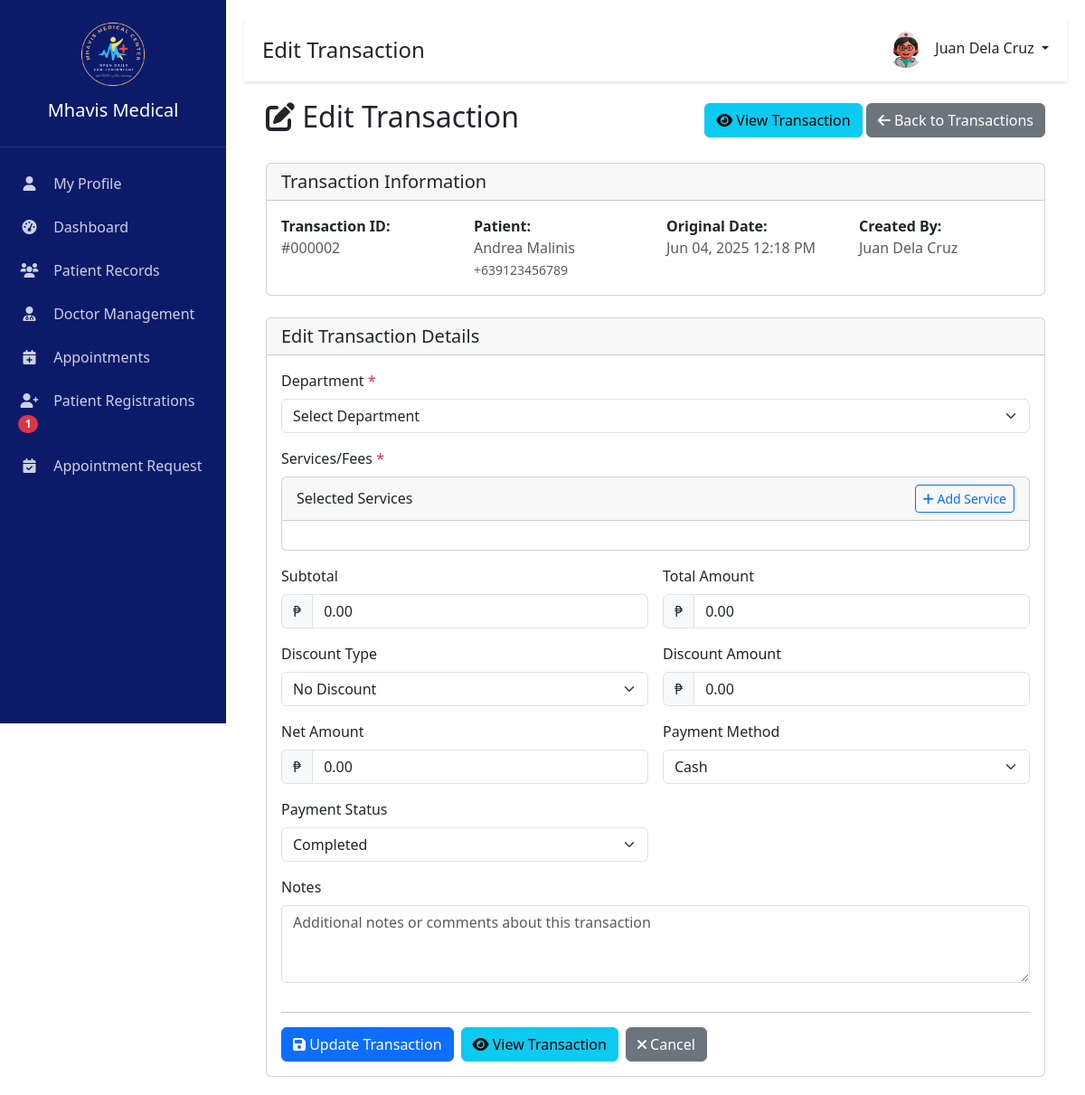
/main/edit_transaction.php?id=2 (signed in), run on the app's committed database.
### tables this page shows
CREATE TABLE `users` (
  `id` int(11) NOT NULL,
  `first_name` varchar(255) NOT NULL,
  `last_name` varchar(255) NOT NULL,
  `username` varchar(100) NOT NULL,
  `email` varchar(100) NOT NULL,
  `phone` varchar(20) DEFAULT NULL,
  `address` text DEFAULT NULL,
  `role` enum('Admin','Doctor') NOT NULL,
  `department_id` int(11) DEFAULT NULL,
  `specialization` varchar(100) DEFAULT NULL,
  `password` varchar(255) NOT NULL,
  `status` enum('Active','Inactive','','') NOT NULL DEFAULT 'Active',
  `profile_image` varchar(255) NOT NULL,
  `created_at` timestamp NOT NULL DEFAULT current_timestamp(),
  `updated_at` timestamp NOT NULL DEFAULT current_timestamp(),
  `license_number` varchar(50) DEFAULT NULL,
  `is_available` tinyint(1) DEFAULT 1,
  `prc_number` varchar(50) DEFAULT NULL,
  `license_type` varchar(50) DEFAULT NULL,
  `prc_id_document` varchar(255) DEFAULT NULL,
  `last_login` datetime DEFAULT NULL
);

CREATE TABLE `transactions` (
  `id` int(11) NOT NULL,
  `patient_id` int(11) NOT NULL,
  `fee_id` int(11) DEFAULT NULL,
  `appointment_id` int(11) DEFAULT NULL,
  `amount` decimal(10,2) NOT NULL DEFAULT 0.00,
  `discount_type` varchar(20) NOT NULL,
  `net_amount` decimal(10,2) NOT NULL,
  `payment_method` enum('Cash','Gcash') NOT NULL DEFAULT 'Cash',
  `payment_status` enum('Pending','Completed','Refunded') NOT NULL DEFAULT 'Pending',
  `transaction_date` timestamp NOT NULL DEFAULT current_timestamp(),
  `created_by` int(11) DEFAULT NULL,
  `notes` text DEFAULT NULL,
  `created_at` timestamp NOT NULL DEFAULT current_timestamp(),
  `updated_at` timestamp NOT NULL DEFAULT current_timestamp() ON UPDATE current_timestamp(),
  `doctor_id` int(11) DEFAULT NULL,
  `transaction_time` time DEFAULT NULL,
  `id_no` varchar(100) DEFAULT NULL,
  `patient_name` varchar(255) DEFAULT NULL,
  `age` int(11) DEFAULT NULL,
  `sex` varchar(10) DEFAULT NULL,
  `patient_phone` varchar(20) DEFAULT NULL,
  `diagnosis` text DEFAULT NULL,
  `labs_done` text DEFAULT NULL,
  `medications_supply` text DEFAULT NULL,
  `procedure_done` text DEFAULT NULL,
  `procedure_notes` text DEFAULT NULL,
  `other_fees_description` text DEFAULT NULL,
  `department` varchar(100) DEFAULT NULL,
  `status` varchar(50) DEFAULT NULL,
  `reference_number` varchar(100) DEFAULT NULL,
  `gross_amount` decimal(10,2) DEFAULT NULL,
  `discount_amount` decimal(10,2) DEFAULT NULL
);

CREATE TABLE `patients` (
  `id` int(11) NOT NULL,
  `patient_number` varchar(20) NOT NULL,
  `first_name` varchar(100) NOT NULL,
  `middle_name` varchar(100) DEFAULT NULL,
  `last_name` varchar(100) NOT NULL,
  `suffix` varchar(20) DEFAULT NULL,
  `date_of_birth` date NOT NULL,
  `sex` enum('Male','Female','','') NOT NULL,
  `is_senior_citizen` tinyint(1) NOT NULL DEFAULT 0,
  `senior_citizen_id` varchar(20) NOT NULL,
  `is_pwd` tinyint(1) NOT NULL DEFAULT 0,
  `pwd_id` varchar(20) NOT NULL,
  `civil_status` varchar(50) DEFAULT NULL,
  `address` text NOT NULL,
  `phone` varchar(20) NOT NULL,
  `email` varchar(100) NOT NULL,
  `emergency_contact_name` varchar(100) NOT NULL,
  `emergency_contact_phone` varchar(20) NOT NULL,
  `relationship` varchar(50) DEFAULT NULL,
  `chief_complaint` text DEFAULT NULL,
  `blood_type` varchar(5) NOT NULL,
  `allergies` text NOT NULL,
  `created_at` timestamp NOT NULL DEFAULT current_timestamp(),
  `updated_at` timestamp NOT NULL DEFAULT current_timestamp()
);

### main/edit_transaction.php (the view, shortened to what the rows shown need)
<?php
$transaction_id = isset($_GET['id']) ? (int)$_GET['id'] : 0;
$conn = getDBConnection();
$stmt = $conn->prepare("SELECT t.*,
    p.first_name as patient_first_name,
    p.last_name as patient_last_name,
    p.phone as patient_phone,
    u.first_name as staff_first_name,
    u.last_name as staff_last_name
    FROM transactions t
    JOIN patients p ON t.patient_id = p.id
    LEFT JOIN users u ON t.created_by = u.id
    WHERE t.id = ?");
$stmt->bind_param("i", $transaction_id);
$stmt->execute();
$transaction = $stmt->get_result()->fetch_assoc();
include 'includes/header.php';
?>
<div class="container-fluid">
    <div class="d-flex justify-content-between align-items-center mb-4">
        <h2><i class="fas fa-edit"></i> Edit Transaction</h2>
    </div>
    <div class="card mb-4">
        <div class="card-body">
            <div class="row">
                <div class="col-md-3">
                    <strong>Transaction ID:</strong><br>
                    <span class="text-muted">#<?php echo str_pad($transaction['id'], 6, '0', STR_PAD_LEFT); ?></span>
                </div>
                <div class="col-md-3">
                    <strong>Patient:</strong><br>
                    <span class="text-muted"><?php echo htmlspecialchars($transaction['patient_first_name'] . ' ' . $transaction['patient_last_name']); ?></span>
                    <?php if ($transaction['patient_phone']): ?>
                        <br><small class="text-muted"><?php echo htmlspecialchars(formatPhoneNumber($transaction['patient_phone'])); ?></small>
                    <?php endif; ?>
                </div>
                <div class="col-md-3">
                    <strong>Original Date:</strong><br>
                    <span class="text-muted"><?php echo date('M d, Y h:i A', strtotime($transaction['transaction_date'])); ?></span>
                </div>
                <div class="col-md-3">
                    <strong>Created By:</strong><br>
                    <span class="text-muted"><?php echo htmlspecialchars(($transaction['staff_first_name'] ?? '') . ' ' . ($transaction['staff_last_name'] ?? '')); ?></span>
                </div>
            </div>
        </div>
    </div>
    <div class="card">
        <div class="card-body">
            <form method="POST" id="editTransactionForm">
                <div class="row g-3">
                    <div class="col-md-6">
                        <label class="form-label">Payment Status</label>
                        <select name="payment_status" class="form-select" required>
                            <option value="Completed" <?php echo $transaction['payment_status'] === 'Completed' ? 'selected' : ''; ?>>Completed</option>
                        </select>
                    </div>
                </div>
            </form>
        </div>
    </div>
</div>
<?php include 'includes/footer.php'; ?>

### includes/header.php (shortened to what the rows shown need)
<?php
require_once 'config/init.php';
$is_staff_logged_in = isset($_SESSION['user_id']) && !empty($_SESSION['user_id']);
if ($is_staff_logged_in) {
    $user_id = $_SESSION['user_id'];
    $stmt = $conn->prepare("SELECT first_name, last_name, email, phone, username, profile_image, role FROM users WHERE id = ?");
    $stmt->bind_param("i", $user_id);
    $stmt->execute();
    $result = $stmt->get_result();
    $user = $result->fetch_assoc();
    $full_name = $user['first_name'] . ' ' . $user['last_name'];
    $profile_image = $user['profile_image'] ?? 'img/default-avatar.png';
}
$is_iframe = isset($_GET['iframe']) && $_GET['iframe'] == '1';
?>
<!DOCTYPE html>
<html lang="en">
<head>
    <link href="https://cdn.jsdelivr.net/npm/bootstrap@5.3.0/dist/css/bootstrap.min.css" rel="stylesheet">
    <link href="https://cdnjs.cloudflare.com/ajax/libs/font-awesome/6.0.0/css/all.min.css" rel="stylesheet">
    <link href="assets/css/style.css" rel="stylesheet">
    <link href='https://cdn.jsdelivr.net/npm/@fullcalendar/core@6.1.10/main.min.css' rel='stylesheet' />
    <link href="https://cdn.datatables.net/1.13.7/css/dataTables.bootstrap5.min.css" rel="stylesheet">
    <link rel="stylesheet" href="https://cdn.jsdelivr.net/npm/flatpickr/dist/flatpickr.min.css">
</head>
<body<?php echo $is_iframe ? ' class="iframe-mode"' : ''; ?>>
    <div class="main-content"<?php echo $is_iframe ? ' style="margin-left: 0; padding: 0;"' : ''; ?>>
        <div class="top-bar"<?php echo $is_iframe ? ' style="display: none;"' : ''; ?>>
            <div class="d-flex align-items-center">
                <div class="user-profile dropdown">
                <a href="#" class="dropdown-toggle text-decoration-none text-dark" data-bs-toggle="dropdown">
                    <img src="<?php echo htmlspecialchars($profile_image); ?>" alt="Profile"
                         onerror="this.src='img/defaultDP.jpg'"
                         id="header-profile-image">
                    <span class="ms-2"><?php echo htmlspecialchars($full_name); ?></span>
                </a>
                </div>
            </div>
        </div>
        <div class="container-fluid"<?php echo $is_iframe ? ' style="padding: 0;"' : ''; ?>>

### data on the page
users: profile_image (picture), full_name "Juan Dela Cruz"
transactions: id "000002", patient.last_name "Andrea Malinis", patient.phone "+639123456789", transaction_date "Jun 04, 2025 12:18 PM", users.first_name+last_name "Juan Dela Cruz", payment_status "Completed"

### other printed values
$pending_registration_count "1"
$page_title "Edit Transaction"
